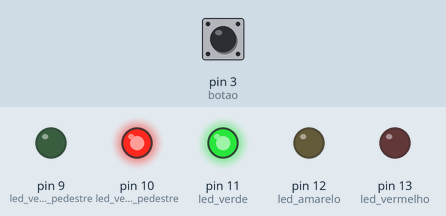
Simulated run of this sketch. Board: Arduino Uno, built with avr-gcc and run on an emulated ATmega328P. On the bench: output pins drawn as LEDs (lit = HIGH). The inputs (shaded band) are chosen by the test bench; at power-on: pin 3 (botao) LOW.

Above: at 1.2 s.
1.3 s: pin 3 (botao) pulled HIGH for 0.15 s
At 3.1 s:
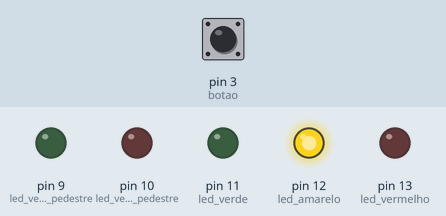
At 4.4 s:
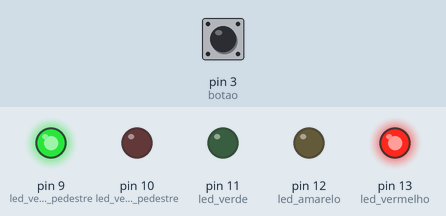
Timing chart, 0 to 11.2 s (numbered marks = the images above; inputs shaded):
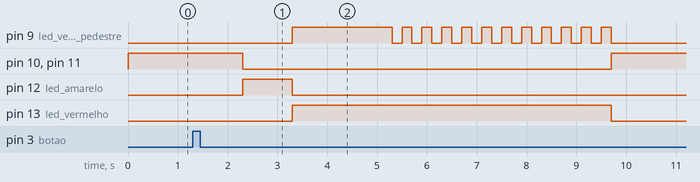

Measured:
- after the input at 1.3 s, pin 9 (led_verde_pedestre): LOW → HIGH after 2.0 s, then repeats every 0.40 s: LOW 0.20 s, HIGH 0.20 s, until it stays LOW from 9.7 s; pin 10 (led_vermelho_pedestre): HIGH → LOW after 1.0 s, → HIGH 7.4 s later

The sketch:

semaforo_pedestre.ino
```cpp
int led_vermelho = 13;
int led_amarelo = 12;
int led_verde = 11;
int led_vermelho_pedestre = 10;
int led_verde_pedestre = 9;
int botao = 3;
int Cross;


void setup() {
    pinMode(led_vermelho, OUTPUT);
    pinMode(led_amarelo, OUTPUT);
    pinMode(led_verde, OUTPUT);
    pinMode(led_vermelho_pedestre, OUTPUT);
    pinMode(led_verde_pedestre, OUTPUT);
    pinMode(botao, INPUT);
  	Cross = 0;
}

void changeLights(int crosstime){
  delay(1000);
  digitalWrite(led_verde, LOW);
  digitalWrite(led_vermelho_pedestre, LOW);
  digitalWrite(led_amarelo, HIGH);
  delay(1000);
  digitalWrite(led_amarelo, LOW);
  digitalWrite(led_vermelho, HIGH);
  digitalWrite(led_verde_pedestre, HIGH);

  delay(crosstime);

  for(int i =0; i <= 10; i++){
    digitalWrite(led_verde_pedestre, LOW);
    delay(200);
    digitalWrite(led_verde_pedestre, HIGH);
    delay(200);
  }

  digitalWrite(led_vermelho, LOW);
  digitalWrite(led_verde_pedestre, LOW);
}

void loop(){
    int crosstime = 2000;
    digitalWrite(led_verde, HIGH);
    digitalWrite(led_vermelho_pedestre, HIGH);


    if(digitalRead(botao) == 1 && (((millis() - Cross)>= 5000) || Cross == 0)){
      changeLights(crosstime);
      Cross = 0;
      Cross = millis();
    }else{
      Serial.print("Ainda nao passou 5 segundos desde a ultima vez que apertou o botao");
    }
}
```
